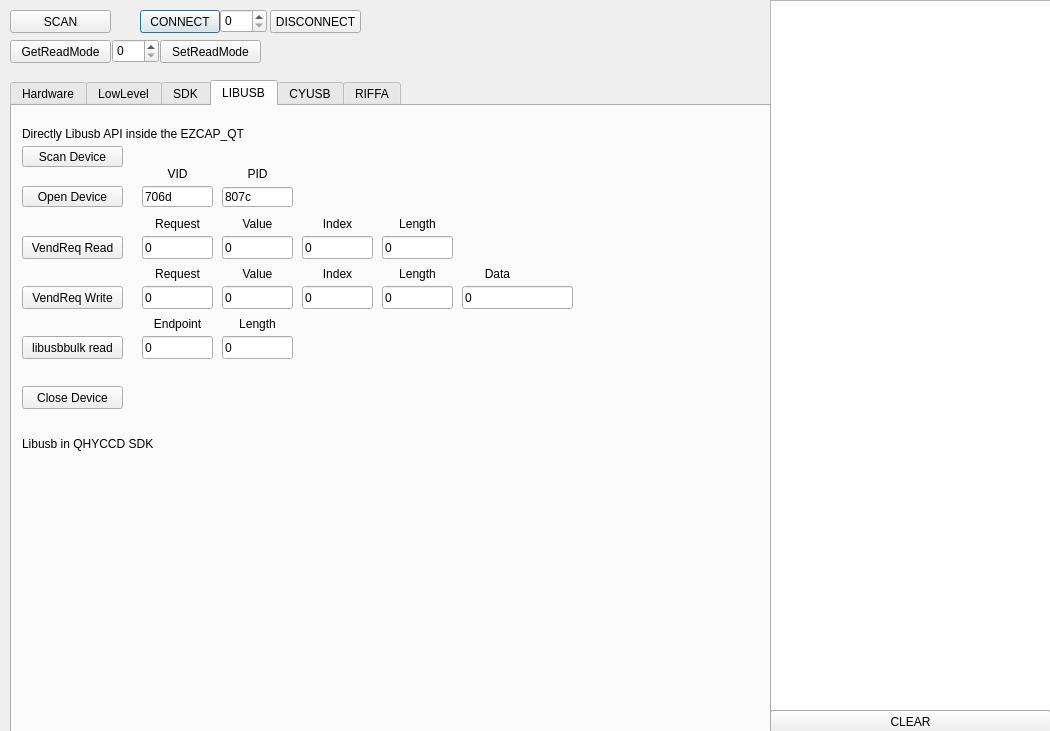
<?xml version="1.0" encoding="UTF-8"?>
<ui version="4.0">
 <class>TechnicalSupport</class>
 <widget class="QDialog" name="TechnicalSupport">
  <property name="geometry">
   <rect>
    <x>0</x>
    <y>0</y>
    <width>1050</width>
    <height>731</height>
   </rect>
  </property>
  <property name="windowTitle">
   <string>Dialog</string>
  </property>
  <widget class="QPushButton" name="pushButton">
   <property name="geometry">
    <rect>
     <x>140</x>
     <y>10</y>
     <width>80</width>
     <height>23</height>
    </rect>
   </property>
   <property name="text">
    <string>CONNECT</string>
   </property>
  </widget>
  <widget class="QSpinBox" name="spinBox">
   <property name="geometry">
    <rect>
     <x>220</x>
     <y>9</y>
     <width>47</width>
     <height>24</height>
    </rect>
   </property>
  </widget>
  <widget class="QPushButton" name="pushButton_2">
   <property name="geometry">
    <rect>
     <x>270</x>
     <y>10</y>
     <width>91</width>
     <height>23</height>
    </rect>
   </property>
   <property name="text">
    <string>DISCONNECT</string>
   </property>
  </widget>
  <widget class="QTextEdit" name="textEdit">
   <property name="geometry">
    <rect>
     <x>770</x>
     <y>0</y>
     <width>281</width>
     <height>711</height>
    </rect>
   </property>
  </widget>
  <widget class="QPushButton" name="pushButton_3">
   <property name="geometry">
    <rect>
     <x>770</x>
     <y>710</y>
     <width>281</width>
     <height>23</height>
    </rect>
   </property>
   <property name="text">
    <string>CLEAR</string>
   </property>
  </widget>
  <widget class="QPushButton" name="pushButton_4">
   <property name="geometry">
    <rect>
     <x>10</x>
     <y>10</y>
     <width>101</width>
     <height>23</height>
    </rect>
   </property>
   <property name="text">
    <string>SCAN</string>
   </property>
  </widget>
  <widget class="QPushButton" name="pushButton_5">
   <property name="geometry">
    <rect>
     <x>10</x>
     <y>40</y>
     <width>101</width>
     <height>23</height>
    </rect>
   </property>
   <property name="text">
    <string>GetReadMode</string>
   </property>
  </widget>
  <widget class="QPushButton" name="pushButton_6">
   <property name="geometry">
    <rect>
     <x>160</x>
     <y>40</y>
     <width>101</width>
     <height>23</height>
    </rect>
   </property>
   <property name="text">
    <string>SetReadMode</string>
   </property>
  </widget>
  <widget class="QSpinBox" name="spinBox_2">
   <property name="geometry">
    <rect>
     <x>112</x>
     <y>39</y>
     <width>47</width>
     <height>24</height>
    </rect>
   </property>
  </widget>
  <widget class="QTabWidget" name="tabWidget">
   <property name="geometry">
    <rect>
     <x>10</x>
     <y>80</y>
     <width>761</width>
     <height>661</height>
    </rect>
   </property>
   <property name="currentIndex">
    <number>3</number>
   </property>
   <widget class="QWidget" name="tab">
    <attribute name="title">
     <string>Hardware</string>
    </attribute>
    <widget class="QLineEdit" name="TsLineEditWriteFPGA_Address">
     <property name="geometry">
      <rect>
       <x>100</x>
       <y>10</y>
       <width>61</width>
       <height>41</height>
      </rect>
     </property>
     <property name="font">
      <font>
       <pointsize>20</pointsize>
      </font>
     </property>
     <property name="text">
      <string>000</string>
     </property>
     <property name="maxLength">
      <number>3</number>
     </property>
    </widget>
    <widget class="QPushButton" name="TsButtonWriteFPGA">
     <property name="geometry">
      <rect>
       <x>10</x>
       <y>10</y>
       <width>80</width>
       <height>41</height>
      </rect>
     </property>
     <property name="text">
      <string>WriteFPGA</string>
     </property>
    </widget>
    <widget class="QLineEdit" name="TsLineEditWriteFPGA_Data">
     <property name="geometry">
      <rect>
       <x>170</x>
       <y>10</y>
       <width>41</width>
       <height>41</height>
      </rect>
     </property>
     <property name="font">
      <font>
       <pointsize>20</pointsize>
      </font>
     </property>
     <property name="text">
      <string>00</string>
     </property>
     <property name="maxLength">
      <number>2</number>
     </property>
    </widget>
    <widget class="QPushButton" name="TsButtonReadFPGA">
     <property name="geometry">
      <rect>
       <x>220</x>
       <y>10</y>
       <width>80</width>
       <height>41</height>
      </rect>
     </property>
     <property name="text">
      <string>ReadFPGA</string>
     </property>
    </widget>
    <widget class="QLineEdit" name="TsLineEditReadFPGA_Address">
     <property name="geometry">
      <rect>
       <x>310</x>
       <y>10</y>
       <width>61</width>
       <height>41</height>
      </rect>
     </property>
     <property name="font">
      <font>
       <pointsize>20</pointsize>
      </font>
     </property>
     <property name="text">
      <string>000</string>
     </property>
     <property name="maxLength">
      <number>3</number>
     </property>
    </widget>
    <widget class="QLineEdit" name="TsLineReadFPGA_Data">
     <property name="geometry">
      <rect>
       <x>380</x>
       <y>10</y>
       <width>41</width>
       <height>41</height>
      </rect>
     </property>
     <property name="font">
      <font>
       <pointsize>20</pointsize>
      </font>
     </property>
     <property name="text">
      <string>00</string>
     </property>
     <property name="maxLength">
      <number>2</number>
     </property>
    </widget>
    <widget class="QPushButton" name="TsButtonWriteFPGA2">
     <property name="geometry">
      <rect>
       <x>10</x>
       <y>50</y>
       <width>80</width>
       <height>41</height>
      </rect>
     </property>
     <property name="text">
      <string>WriteFPGA2</string>
     </property>
    </widget>
    <widget class="QLineEdit" name="TsLineEditWriteFPGA2_Address">
     <property name="geometry">
      <rect>
       <x>100</x>
       <y>50</y>
       <width>61</width>
       <height>41</height>
      </rect>
     </property>
     <property name="font">
      <font>
       <pointsize>20</pointsize>
      </font>
     </property>
     <property name="text">
      <string>000</string>
     </property>
     <property name="maxLength">
      <number>3</number>
     </property>
    </widget>
    <widget class="QLineEdit" name="TsLineEditWriteFPGA2_Data">
     <property name="geometry">
      <rect>
       <x>170</x>
       <y>50</y>
       <width>41</width>
       <height>41</height>
      </rect>
     </property>
     <property name="font">
      <font>
       <pointsize>20</pointsize>
      </font>
     </property>
     <property name="text">
      <string>00</string>
     </property>
     <property name="maxLength">
      <number>2</number>
     </property>
    </widget>
    <widget class="QPushButton" name="TsButtonReadFPGA2">
     <property name="geometry">
      <rect>
       <x>220</x>
       <y>50</y>
       <width>80</width>
       <height>41</height>
      </rect>
     </property>
     <property name="text">
      <string>ReadFPGA2</string>
     </property>
    </widget>
    <widget class="QLineEdit" name="TsLineEditReadFPGA2_Address">
     <property name="geometry">
      <rect>
       <x>310</x>
       <y>50</y>
       <width>61</width>
       <height>41</height>
      </rect>
     </property>
     <property name="font">
      <font>
       <pointsize>20</pointsize>
      </font>
     </property>
     <property name="text">
      <string>000</string>
     </property>
     <property name="maxLength">
      <number>3</number>
     </property>
    </widget>
    <widget class="QLineEdit" name="TsLineEditReadFPGA2_Data">
     <property name="geometry">
      <rect>
       <x>380</x>
       <y>50</y>
       <width>41</width>
       <height>41</height>
      </rect>
     </property>
     <property name="font">
      <font>
       <pointsize>20</pointsize>
      </font>
     </property>
     <property name="text">
      <string>00</string>
     </property>
     <property name="maxLength">
      <number>2</number>
     </property>
    </widget>
    <widget class="QPushButton" name="TsButtonWriteExpandFPGA">
     <property name="geometry">
      <rect>
       <x>10</x>
       <y>85</y>
       <width>110</width>
       <height>41</height>
      </rect>
     </property>
     <property name="text">
      <string>WriteExpand</string>
     </property>
    </widget>
    <widget class="QLineEdit" name="TsLineEditWriteExpandFPGA_Address">
     <property name="geometry">
      <rect>
       <x>130</x>
       <y>85</y>
       <width>61</width>
       <height>41</height>
      </rect>
     </property>
     <property name="font">
      <font>
       <pointsize>20</pointsize>
      </font>
     </property>
     <property name="text">
      <string>0</string>
     </property>
     <property name="maxLength">
      <number>5</number>
     </property>
    </widget>
    <widget class="QLineEdit" name="TsLineEditWriteExpandFPGA_Data">
     <property name="geometry">
      <rect>
       <x>200</x>
       <y>85</y>
       <width>101</width>
       <height>41</height>
      </rect>
     </property>
     <property name="font">
      <font>
       <pointsize>20</pointsize>
      </font>
     </property>
     <property name="text">
      <string>00000000</string>
     </property>
     <property name="maxLength">
      <number>8</number>
     </property>
    </widget>
    <widget class="QPushButton" name="TsButtonReadExpandFPGA">
     <property name="geometry">
      <rect>
       <x>310</x>
       <y>85</y>
       <width>110</width>
       <height>41</height>
      </rect>
     </property>
     <property name="text">
      <string>ReadExpand</string>
     </property>
    </widget>
    <widget class="QLineEdit" name="TsLineEditReadExpandFPGA_Data">
     <property name="geometry">
      <rect>
       <x>430</x>
       <y>85</y>
       <width>101</width>
       <height>41</height>
      </rect>
     </property>
     <property name="font">
      <font>
       <pointsize>20</pointsize>
      </font>
     </property>
     <property name="readOnly">
      <bool>true</bool>
     </property>
     <property name="text">
      <string>00000000</string>
     </property>
     <property name="maxLength">
      <number>8</number>
     </property>
    </widget>
    <widget class="QPushButton" name="TsButtonWriteCMOS">
     <property name="geometry">
      <rect>
       <x>10</x>
       <y>120</y>
       <width>80</width>
       <height>41</height>
      </rect>
     </property>
     <property name="text">
      <string>WriteCMOS</string>
     </property>
    </widget>
    <widget class="QLineEdit" name="TsLineEditWriteCMOS_Address">
     <property name="geometry">
      <rect>
       <x>100</x>
       <y>120</y>
       <width>81</width>
       <height>41</height>
      </rect>
     </property>
     <property name="font">
      <font>
       <pointsize>20</pointsize>
      </font>
     </property>
     <property name="text">
      <string>0000</string>
     </property>
     <property name="maxLength">
      <number>4</number>
     </property>
    </widget>
    <widget class="QLineEdit" name="TsLineEditWriteCMOS_Data">
     <property name="geometry">
      <rect>
       <x>190</x>
       <y>120</y>
       <width>41</width>
       <height>41</height>
      </rect>
     </property>
     <property name="font">
      <font>
       <pointsize>20</pointsize>
      </font>
     </property>
     <property name="text">
      <string>00</string>
     </property>
     <property name="maxLength">
      <number>2</number>
     </property>
    </widget>
    <widget class="QPushButton" name="TsButtonReadCMOS">
     <property name="geometry">
      <rect>
       <x>240</x>
       <y>120</y>
       <width>80</width>
       <height>41</height>
      </rect>
     </property>
     <property name="text">
      <string>ReadCMOS</string>
     </property>
    </widget>
    <widget class="QLineEdit" name="TsLineEditReadCMOS_Address">
     <property name="geometry">
      <rect>
       <x>330</x>
       <y>120</y>
       <width>81</width>
       <height>41</height>
      </rect>
     </property>
     <property name="font">
      <font>
       <pointsize>20</pointsize>
      </font>
     </property>
     <property name="text">
      <string>0000</string>
     </property>
     <property name="maxLength">
      <number>4</number>
     </property>
    </widget>
    <widget class="QLineEdit" name="TsLineEditReadCMOS_Data">
     <property name="geometry">
      <rect>
       <x>420</x>
       <y>120</y>
       <width>41</width>
       <height>41</height>
      </rect>
     </property>
     <property name="font">
      <font>
       <pointsize>20</pointsize>
      </font>
     </property>
     <property name="text">
      <string>00</string>
     </property>
     <property name="maxLength">
      <number>2</number>
     </property>
    </widget>
   </widget>
   <widget class="QWidget" name="tab_2">
    <attribute name="title">
     <string>LowLevel</string>
    </attribute>
    <widget class="QPushButton" name="pBtnLowLevelD5">
     <property name="geometry">
      <rect>
       <x>10</x>
       <y>10</y>
       <width>81</width>
       <height>23</height>
      </rect>
     </property>
     <property name="text">
      <string>LowLevelD5</string>
     </property>
    </widget>
    <widget class="QLineEdit" name="lineEditLowLevelD5Index">
     <property name="geometry">
      <rect>
       <x>100</x>
       <y>11</y>
       <width>61</width>
       <height>20</height>
      </rect>
     </property>
     <property name="text">
      <string>0</string>
     </property>
    </widget>
   </widget>
   <widget class="QWidget" name="tab_3">
    <attribute name="title">
     <string>SDK</string>
    </attribute>
   </widget>
   <widget class="QWidget" name="tab_4">
    <attribute name="title">
     <string>LIBUSB</string>
    </attribute>
    <widget class="QPushButton" name="TsButtonScanLibUsb">
     <property name="geometry">
      <rect>
       <x>10</x>
       <y>40</y>
       <width>101</width>
       <height>21</height>
      </rect>
     </property>
     <property name="text">
      <string>Scan Device</string>
     </property>
    </widget>
    <widget class="QPushButton" name="TsButtonOpenDeviceLibUsb">
     <property name="geometry">
      <rect>
       <x>10</x>
       <y>80</y>
       <width>101</width>
       <height>21</height>
      </rect>
     </property>
     <property name="text">
      <string>Open Device</string>
     </property>
    </widget>
    <widget class="QLineEdit" name="TsLineEditVID">
     <property name="geometry">
      <rect>
       <x>130</x>
       <y>80</y>
       <width>71</width>
       <height>21</height>
      </rect>
     </property>
     <property name="text">
      <string>706d</string>
     </property>
     <property name="maxLength">
      <number>4</number>
     </property>
    </widget>
    <widget class="QLineEdit" name="TsLineEditPID">
     <property name="geometry">
      <rect>
       <x>210</x>
       <y>81</y>
       <width>71</width>
       <height>20</height>
      </rect>
     </property>
     <property name="text">
      <string>807c</string>
     </property>
     <property name="maxLength">
      <number>4</number>
     </property>
    </widget>
    <widget class="QLabel" name="label">
     <property name="geometry">
      <rect>
       <x>10</x>
       <y>20</y>
       <width>311</width>
       <height>16</height>
      </rect>
     </property>
     <property name="text">
      <string>Directly Libusb API inside the EZCAP_QT</string>
     </property>
    </widget>
    <widget class="QLabel" name="label_2">
     <property name="geometry">
      <rect>
       <x>10</x>
       <y>330</y>
       <width>311</width>
       <height>16</height>
      </rect>
     </property>
     <property name="text">
      <string>Libusb in QHYCCD SDK</string>
     </property>
    </widget>
    <widget class="QPushButton" name="pBtnVendRead">
     <property name="geometry">
      <rect>
       <x>10</x>
       <y>130</y>
       <width>101</width>
       <height>23</height>
      </rect>
     </property>
     <property name="text">
      <string>VendReq Read</string>
     </property>
    </widget>
    <widget class="QPushButton" name="pBtnVenWrite">
     <property name="geometry">
      <rect>
       <x>10</x>
       <y>180</y>
       <width>101</width>
       <height>23</height>
      </rect>
     </property>
     <property name="text">
      <string>VendReq Write</string>
     </property>
    </widget>
    <widget class="QPushButton" name="pBtnBulkRead">
     <property name="geometry">
      <rect>
       <x>10</x>
       <y>230</y>
       <width>101</width>
       <height>23</height>
      </rect>
     </property>
     <property name="text">
      <string>libusbbulk read</string>
     </property>
    </widget>
    <widget class="QLineEdit" name="lineEditVendReadReq">
     <property name="geometry">
      <rect>
       <x>130</x>
       <y>130</y>
       <width>71</width>
       <height>23</height>
      </rect>
     </property>
     <property name="text">
      <string>0</string>
     </property>
    </widget>
    <widget class="QLineEdit" name="lineEditVendReadValue">
     <property name="geometry">
      <rect>
       <x>210</x>
       <y>130</y>
       <width>71</width>
       <height>23</height>
      </rect>
     </property>
     <property name="text">
      <string>0</string>
     </property>
    </widget>
    <widget class="QLineEdit" name="lineEditVendReadIndex">
     <property name="geometry">
      <rect>
       <x>290</x>
       <y>130</y>
       <width>71</width>
       <height>23</height>
      </rect>
     </property>
     <property name="text">
      <string>0</string>
     </property>
    </widget>
    <widget class="QLineEdit" name="lineEditVendReadLength">
     <property name="geometry">
      <rect>
       <x>370</x>
       <y>130</y>
       <width>71</width>
       <height>23</height>
      </rect>
     </property>
     <property name="text">
      <string>0</string>
     </property>
    </widget>
    <widget class="QLineEdit" name="lineEditVendWriteValue">
     <property name="geometry">
      <rect>
       <x>210</x>
       <y>180</y>
       <width>71</width>
       <height>23</height>
      </rect>
     </property>
     <property name="text">
      <string>0</string>
     </property>
    </widget>
    <widget class="QLineEdit" name="lineEditVendWriteData">
     <property name="geometry">
      <rect>
       <x>450</x>
       <y>180</y>
       <width>111</width>
       <height>23</height>
      </rect>
     </property>
     <property name="text">
      <string>0</string>
     </property>
    </widget>
    <widget class="QLineEdit" name="lineEditVendWriteIndex">
     <property name="geometry">
      <rect>
       <x>290</x>
       <y>180</y>
       <width>71</width>
       <height>23</height>
      </rect>
     </property>
     <property name="text">
      <string>0</string>
     </property>
    </widget>
    <widget class="QLineEdit" name="lineEditVendWriteReq">
     <property name="geometry">
      <rect>
       <x>130</x>
       <y>180</y>
       <width>71</width>
       <height>23</height>
      </rect>
     </property>
     <property name="text">
      <string>0</string>
     </property>
    </widget>
    <widget class="QLineEdit" name="lineEditBulkReadLen">
     <property name="geometry">
      <rect>
       <x>210</x>
       <y>230</y>
       <width>71</width>
       <height>23</height>
      </rect>
     </property>
     <property name="text">
      <string>0</string>
     </property>
    </widget>
    <widget class="QLineEdit" name="lineEditBuldReadEp">
     <property name="geometry">
      <rect>
       <x>130</x>
       <y>230</y>
       <width>71</width>
       <height>23</height>
      </rect>
     </property>
     <property name="text">
      <string>0</string>
     </property>
    </widget>
    <widget class="QLabel" name="labelVendReadReq">
     <property name="geometry">
      <rect>
       <x>130</x>
       <y>110</y>
       <width>71</width>
       <height>16</height>
      </rect>
     </property>
     <property name="text">
      <string>Request</string>
     </property>
     <property name="alignment">
      <set>Qt::AlignCenter</set>
     </property>
    </widget>
    <widget class="QLabel" name="labelVendReadValue">
     <property name="geometry">
      <rect>
       <x>210</x>
       <y>110</y>
       <width>71</width>
       <height>16</height>
      </rect>
     </property>
     <property name="text">
      <string>Value</string>
     </property>
     <property name="alignment">
      <set>Qt::AlignCenter</set>
     </property>
    </widget>
    <widget class="QLabel" name="labelVendVendIndex">
     <property name="geometry">
      <rect>
       <x>290</x>
       <y>110</y>
       <width>71</width>
       <height>16</height>
      </rect>
     </property>
     <property name="text">
      <string>Index</string>
     </property>
     <property name="alignment">
      <set>Qt::AlignCenter</set>
     </property>
    </widget>
    <widget class="QLabel" name="labelVendReadLength">
     <property name="geometry">
      <rect>
       <x>370</x>
       <y>110</y>
       <width>71</width>
       <height>16</height>
      </rect>
     </property>
     <property name="text">
      <string>Length</string>
     </property>
     <property name="alignment">
      <set>Qt::AlignCenter</set>
     </property>
    </widget>
    <widget class="QLabel" name="labelBulkReadEp">
     <property name="geometry">
      <rect>
       <x>130</x>
       <y>210</y>
       <width>71</width>
       <height>16</height>
      </rect>
     </property>
     <property name="text">
      <string>Endpoint</string>
     </property>
     <property name="alignment">
      <set>Qt::AlignCenter</set>
     </property>
    </widget>
    <widget class="QLabel" name="labelBulkReadLen">
     <property name="geometry">
      <rect>
       <x>210</x>
       <y>210</y>
       <width>71</width>
       <height>16</height>
      </rect>
     </property>
     <property name="text">
      <string>Length</string>
     </property>
     <property name="alignment">
      <set>Qt::AlignCenter</set>
     </property>
    </widget>
    <widget class="QLabel" name="labelVendWriteReq">
     <property name="geometry">
      <rect>
       <x>130</x>
       <y>160</y>
       <width>71</width>
       <height>16</height>
      </rect>
     </property>
     <property name="text">
      <string>Request</string>
     </property>
     <property name="alignment">
      <set>Qt::AlignCenter</set>
     </property>
    </widget>
    <widget class="QLabel" name="labelVendWriteIndex">
     <property name="geometry">
      <rect>
       <x>290</x>
       <y>160</y>
       <width>71</width>
       <height>16</height>
      </rect>
     </property>
     <property name="text">
      <string>Index</string>
     </property>
     <property name="alignment">
      <set>Qt::AlignCenter</set>
     </property>
    </widget>
    <widget class="QLabel" name="labelVendWriteData">
     <property name="geometry">
      <rect>
       <x>450</x>
       <y>160</y>
       <width>71</width>
       <height>16</height>
      </rect>
     </property>
     <property name="text">
      <string>Data</string>
     </property>
     <property name="alignment">
      <set>Qt::AlignCenter</set>
     </property>
    </widget>
    <widget class="QLabel" name="labelVendWriteValue">
     <property name="geometry">
      <rect>
       <x>210</x>
       <y>160</y>
       <width>71</width>
       <height>16</height>
      </rect>
     </property>
     <property name="text">
      <string>Value</string>
     </property>
     <property name="alignment">
      <set>Qt::AlignCenter</set>
     </property>
    </widget>
    <widget class="QLabel" name="label_5">
     <property name="geometry">
      <rect>
       <x>130</x>
       <y>60</y>
       <width>71</width>
       <height>16</height>
      </rect>
     </property>
     <property name="text">
      <string>VID</string>
     </property>
     <property name="alignment">
      <set>Qt::AlignCenter</set>
     </property>
    </widget>
    <widget class="QLabel" name="label_6">
     <property name="geometry">
      <rect>
       <x>210</x>
       <y>60</y>
       <width>71</width>
       <height>16</height>
      </rect>
     </property>
     <property name="text">
      <string>PID</string>
     </property>
     <property name="alignment">
      <set>Qt::AlignCenter</set>
     </property>
    </widget>
    <widget class="QPushButton" name="pBtnCloseDevice">
     <property name="geometry">
      <rect>
       <x>10</x>
       <y>280</y>
       <width>101</width>
       <height>23</height>
      </rect>
     </property>
     <property name="text">
      <string>Close Device</string>
     </property>
    </widget>
    <widget class="QLineEdit" name="lineEditVendWriteLength">
     <property name="geometry">
      <rect>
       <x>370</x>
       <y>180</y>
       <width>71</width>
       <height>23</height>
      </rect>
     </property>
     <property name="text">
      <string>0</string>
     </property>
    </widget>
    <widget class="QLabel" name="labelVendReadLength_2">
     <property name="geometry">
      <rect>
       <x>370</x>
       <y>160</y>
       <width>71</width>
       <height>16</height>
      </rect>
     </property>
     <property name="text">
      <string>Length</string>
     </property>
     <property name="alignment">
      <set>Qt::AlignCenter</set>
     </property>
    </widget>
   </widget>
   <widget class="QWidget" name="tab_5">
    <attribute name="title">
     <string>CYUSB</string>
    </attribute>
   </widget>
   <widget class="QWidget" name="tab_6">
    <attribute name="title">
     <string>RIFFA</string>
    </attribute>
   </widget>
  </widget>
 </widget>
 <resources/>
 <connections/>
</ui>
